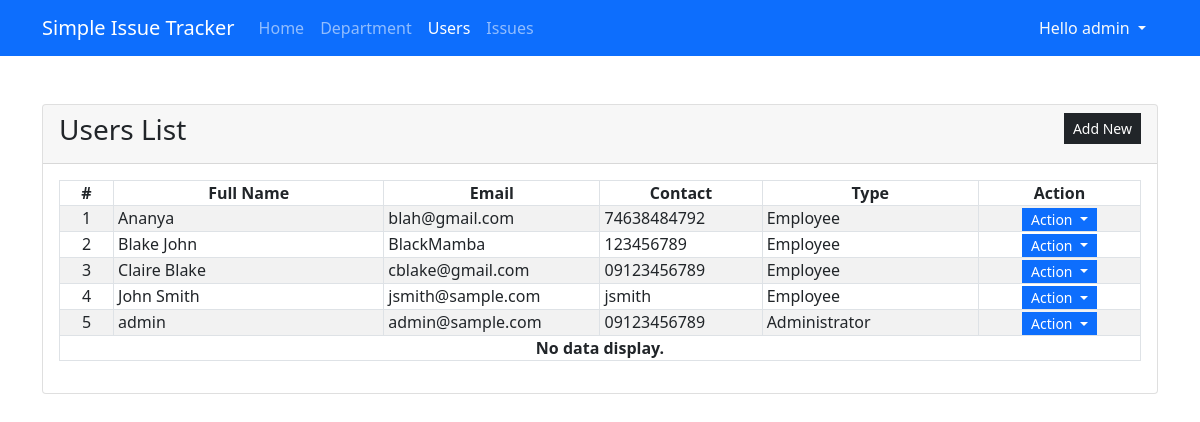
Page /?page=users (signed in) on the committed database.
### tables this page shows
CREATE TABLE user_list (
            `user_id` INTEGER PRIMARY KEY AUTOINCREMENT,
            `fullname` TEXT NOT NULL,
            `email` TEXT NOT NULL,
            `contact` TEXT NOT NULL,
            `username` TEXT NOT NULL,
            `password` TEXT NOT NULL,
            `department_id` INTEGER,
            `type` INTEGER,
            `designation` TEXT NOT NULL,
            `date_created` TIMESTAMP DEFAULT CURRENT_TIMESTAMP
        );

### users.php (the view, shortened to what this page needs)
<div class="card">
    <div class="card-header d-flex justify-content-between">
        <h3 class="card-title">Users List</h3>
        <div class="card-tools align-middle">
            <button class="btn btn-dark btn-sm py-1 rounded-0" type="button" id="create_new">Add New</button>
        </div>
    </div>
    <div class="card-body">
        <table class="table table-hover table-striped table-bordered">
            <colgroup>
                <col width="5%">
                <col width="25%">
                <col width="20%">
                <col width="15%">
                <col width="20%">
                <col width="15%">
            </colgroup>
            <thead>
                <tr>
                    <th class="text-center p-0">#</th>
                    <th class="text-center p-0">Full Name</th>
                    <th class="text-center p-0">Email</th>
                    <th class="text-center p-0">Contact</th>
                    <th class="text-center p-0">Type</th>
                    <th class="text-center p-0">Action</th>
                </tr>
            </thead>
            <tbody>
                <?php
                $sql = "SELECT * FROM `user_list` order by `fullname` asc";
                $qry = $conn->query($sql);
                $i = 1;
                    while($row = $qry->fetchArray()):
                ?>
                <tr>
                    <td class="text-center p-0"><?php echo $i++; ?></td>
                    <td class="py-0 px-1"><?php echo $row['fullname'] ?></td>
                    <td class="py-0 px-1"><?php echo $row['email'] ?></td>
                    <td class="py-0 px-1"><?php echo $row['contact'] ?></td>
                    <td class="py-0 px-1"><?php echo ($row['type'] == 1)? 'Administrator':'Employee' ?></td>
                    <th class="text-center py-0 px-1">
                        <div class="btn-group" role="group">
                            <button id="btnGroupDrop1" type="button" class="btn btn-primary dropdown-toggle btn-sm rounded-0 py-0" data-bs-toggle="dropdown" aria-expanded="false">
                            Action
                            </button>
                        </div>
                    </th>
                </tr>
                <?php endwhile; ?>
                <?php if(!$qry->fetchArray()): ?>
                    <tr>
                        <th class="text-center p-0" colspan="6">No data display.</th>
                    </tr>
                <?php endif; ?>
            </tbody>
        </table>
    </div>
</div>

### rows in the picture
user_list: fullname "Ananya", email "blah@gmail.com", contact "74638484792", type "Employee"
user_list: fullname "Blake John", email "BlackMamba", contact "123456789", type "Employee"
user_list: fullname "Claire Blake", email "cblake@gmail.com", contact "09123456789", type "Employee"
user_list: fullname "John Smith", email "jsmith@sample.com", contact "jsmith", type "Employee"
user_list: fullname "admin", email "admin@sample.com", contact "09123456789", type "Administrator"

### other values in the picture
$_SESSION['fullname'] "admin"
